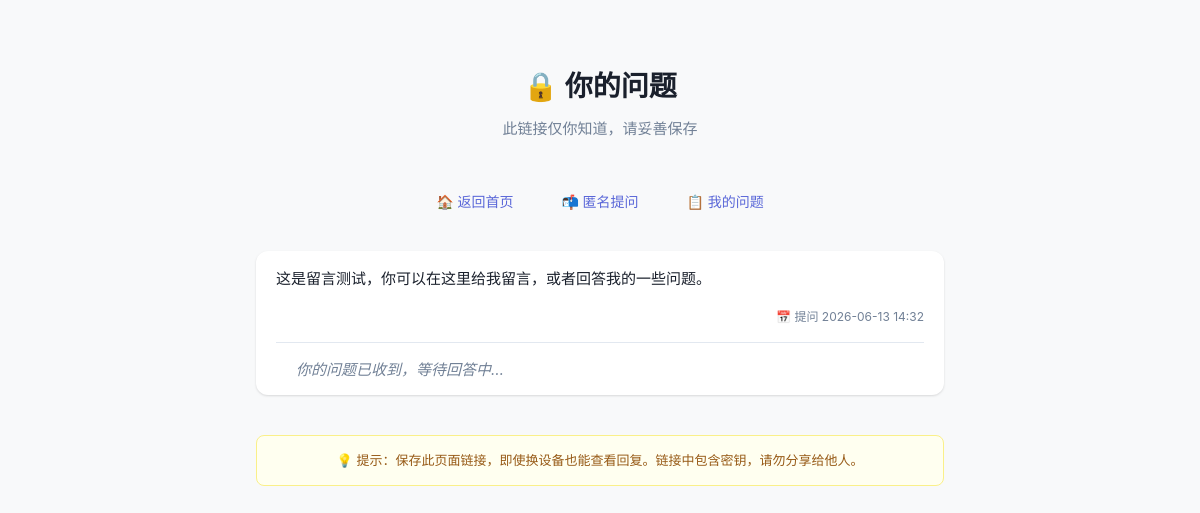
/q/aa74890b-425c-46ad-9259-173968a019ec, run on the app's committed database.
### tables this page shows
CREATE TABLE questions (
            id TEXT PRIMARY KEY,
            content TEXT NOT NULL,
            asker_cookie_id TEXT NOT NULL,
            asker_ip TEXT NOT NULL,
            is_answered INTEGER NOT NULL DEFAULT 0,
            answer_content TEXT DEFAULT '',
            is_visible INTEGER NOT NULL DEFAULT 0,
            created_at TEXT NOT NULL,
            answered_at TEXT DEFAULT NULL
        , secret_key TEXT DEFAULT '', parent_id TEXT DEFAULT NULL, modified_at TEXT DEFAULT NULL, is_pinned INTEGER NOT NULL DEFAULT 0, pinned_at TEXT DEFAULT NULL, is_admin_post INTEGER NOT NULL DEFAULT 0, is_closed INTEGER NOT NULL DEFAULT 0, nickname TEXT DEFAULT '', is_help INTEGER NOT NULL DEFAULT 0, tag TEXT DEFAULT '', is_admin_answer INTEGER NOT NULL DEFAULT 0, draft_content TEXT DEFAULT '');

### app.py (the view)
@app.route("/q/<question_id>")
def view_question(question_id):
    secret_key = request.args.get("key", "")
    question = database.get_question_by_secret(question_id, secret_key)
    if not question:
        return render_template("question_not_found.html"), 404
    asker_id = get_or_create_asker_id()
    database.adopt_question(question_id, asker_id)
    response = app.make_response(
        render_template("question_detail.html", question=question)
    )
    return set_asker_cookie(response)

### app.py (called while the page is built)
@app.template_filter("bjt")
def beijing_time_filter(iso_str):
    from datetime import datetime, timedelta, timezone as tz
    if not iso_str:
        return ""
    try:
        dt = datetime.fromisoformat(iso_str)
        bj = dt.astimezone(tz(timedelta(hours=8)))
        return bj.strftime("%Y-%m-%d %H:%M")
    except Exception:
        return iso_str[:16]

def get_or_create_asker_id():
    asker_id = request.cookies.get("asker_id")
    if not asker_id:
        asker_id = str(uuid.uuid4())
        g._new_asker_id = asker_id
    return asker_id

def set_asker_cookie(response):
    if not request.cookies.get("asker_id"):
        asker_id = getattr(g, "_new_asker_id", str(uuid.uuid4()))
        response.set_cookie(
            "asker_id",
            asker_id,
            max_age=60 * 60 * 24 * 365 * 10,  # 10 年，基本永不过期
            httponly=True,
            samesite="Lax",
        )
    return response

### database.py (called while the page is built)
def get_db():
    conn = sqlite3.connect(DATABASE_PATH)
    conn.row_factory = sqlite3.Row
    conn.execute("PRAGMA journal_mode=WAL")
    conn.execute("PRAGMA foreign_keys=ON")
    return conn

def _get_follow_ups(conn, parent_id, answered_only=False):
    if answered_only:
        rows = conn.execute(
            "SELECT id, content, is_answered, answer_content, created_at, answered_at, modified_at "
            "FROM questions WHERE parent_id = ? AND is_answered = 1 ORDER BY created_at ASC",
            (parent_id,),
        ).fetchall()
    else:
        rows = conn.execute(
            "SELECT id, content, is_answered, answer_content, created_at, answered_at, modified_at "
            "FROM questions WHERE parent_id = ? ORDER BY created_at ASC",
            (parent_id,),
        ).fetchall()
    return [dict(row) for row in rows]

def get_question_by_secret(question_id, secret_key):
    conn = get_db()
    row = conn.execute(
        "SELECT id, content, is_answered, answer_content, is_visible, created_at, answered_at, parent_id "
        "FROM questions WHERE id = ? AND secret_key = ?",
        (question_id, secret_key),
    ).fetchone()
    if not row:
        conn.close()
        return None
    question = dict(row)
    if not question.get("parent_id"):
        question["follow_ups"] = _get_follow_ups(conn, question["id"], answered_only=False)
        question["has_unanswered_followup"] = any(
            f["is_answered"] == 0 for f in question["follow_ups"]
        )
    conn.close()
    return question

### templates/question_detail.html (shortened to what this page needs)
{% extends "base.html" %}
{% block content %}
<header class="header">
    <h1>🔒 你的问题</h1>
    <p class="subtitle">此链接仅你知道，请妥善保存</p>
</header>
<nav class="nav-links">
    <a href="/" class="nav-link">🏠 返回首页</a>
    <a href="/ask" class="nav-link">📬 匿名提问</a>
    <a href="/my" class="nav-link">📋 我的问题</a>
</nav>
<section class="qa-section">
    <div class="qa-card expanded">
        <div class="qa-card-header">
            <span class="qa-card-question">{{ question.content | e }}</span>
        </div>
        <div class="qa-card-body" style="max-height: none;">
            <div class="qa-card-time">📅 提问 {{ question.created_at | bjt }}</div>
            {% if question.is_answered %}
            <div class="qa-card-answer">{{ question.answer_content | render_img }}</div>
            <div class="qa-card-time">💬 回答 {{ question.answered_at | bjt }}</div>
            {% if question.follow_ups %}
            <div class="follow-ups">
                {% for fu in question.follow_ups %}
                <div class="follow-up-item">
                    <div class="follow-up-q">🙋 追问：{{ fu.content | e }}</div>
                    <div class="follow-up-time">📅 {{ fu.created_at | bjt }}</div>
                    {% if fu.is_answered %}
                    <div class="follow-up-a">💬 {{ fu.answer_content | render_img }}</div>
                    <div class="follow-up-ans-time">{% if fu.modified_at %}📝 最后修改 {{ fu.modified_at | bjt }}{% else %}💬 回答时间 {{ fu.answered_at | bjt }}{% endif %}</div>
                    {% else %}
                    <div class="follow-up-pending">⏳ 等待回答</div>
                    {% endif %}
                </div>
                {% endfor %}
            </div>
            {% endif %}
            {% if not question.has_unanswered_followup %}
            <div class="follow-up-form">
                <textarea class="input follow-up-input" placeholder="追问…（不超过200字）" maxlength="200" rows="2" id="followUpInput"></textarea>
                <button class="btn btn-primary btn-sm" onclick="submitFollowUpFromDetail('{{ question.id }}')">发送追问</button>
            </div>
            {% endif %}
            {% else %}
            <div class="qa-card-answer pending-answer">你的问题已收到，等待回答中…</div>
            {% endif %}
        </div>
    </div>
    <div class="notice">
        💡 提示：保存此页面链接，即使换设备也能查看回复。链接中包含密钥，请勿分享给他人。
    </div>
</section>
{% endblock %}

### static/style.css (style rules this page uses)
*, *::before, *::after { box-sizing: border-box; margin: 0; padding: 0; }
:root { --color-bg: #f8f9fa; --color-surface: #ffffff; --color-border: #e2e8f0; --color-text: #1a202c; --color-text-secondary: #718096; --color-primary: #5a67d8; --color-primary-hover: #4c51bf; --color-danger: #e53e3e; --color-success: #38a169; --color-warning: #d69e2e; --radius: 12px; --radius-sm: 8px; --shadow: 0 1px 3px rgba(0, 0, 0, 0.08), 0 1px 2px rgba(0, 0, 0, 0.06); --shadow-md: 0 4px 6px rgba(0, 0, 0, 0.07), 0 2px 4px rgba(0, 0, 0, 0.06); --shadow-lg: 0 10px 25px rgba(0, 0, 0, 0.1), 0 4px 10px rgba(0, 0, 0, 0.06); --font-sans: -apple-system, BlinkMacSystemFont, "Segoe UI", Roboto, "Helvetica Neue", Arial, "Noto Sans SC", sans-serif; }
body { font-family: var(--font-sans); background: var(--color-bg); color: var(--color-text); line-height: 1.6; min-height: 100vh; }
.header { text-align: center; padding: 40px 0 24px; }
.header h1 { font-size: 28px; font-weight: 700; color: var(--color-text); margin-bottom: 8px; }
.subtitle { color: var(--color-text-secondary); font-size: 15px; margin-bottom: 20px; }
.nav-links { display: flex; justify-content: center; gap: 16px; margin-bottom: 32px; }
.nav-link { color: var(--color-primary); text-decoration: none; font-size: 14px; font-weight: 500; padding: 6px 16px; border-radius: 20px; transition: background 0.2s; }
.qa-section { margin-top: 8px; }
.qa-card { background: var(--color-surface); border-radius: var(--radius); box-shadow: var(--shadow); overflow: hidden; transition: box-shadow 0.2s; }
.qa-card-header { display: flex; align-items: center; gap: 12px; padding: 16px 20px; cursor: pointer; user-select: none; transition: background 0.15s; }
.qa-card-question { flex: 1; font-size: 15px; font-weight: 500; color: var(--color-text); overflow: hidden; text-overflow: ellipsis; white-space: nowrap; }
.qa-card.expanded .qa-card-question { white-space: normal; }
.qa-card-body { max-height: 0; overflow: hidden; transition: max-height 0.35s ease, padding 0.35s ease; }
.qa-card.expanded .qa-card-body { max-height: 500px; }
.qa-card-answer { padding: 0 20px 12px; font-size: 15px; color: var(--color-text); line-height: 1.7; border-top: 1px solid var(--color-border); padding-top: 14px; margin: 0 20px; }
.qa-card-time { padding: 0 20px 16px; font-size: 12px; color: var(--color-text-secondary); text-align: right; }
.notice { margin-top: 40px; padding: 14px 20px; background: #fffff0; border: 1px solid #faf089; border-radius: var(--radius-sm); font-size: 13px; color: #975a16; text-align: center; }
.pending-answer { color: var(--color-text-secondary); font-style: italic; }

### data on the page
questions: content "这是留言测试，你可以在这里给我留言，或者回答我的一些问题。", created_at|bjt "2026-06-13 14:32"
